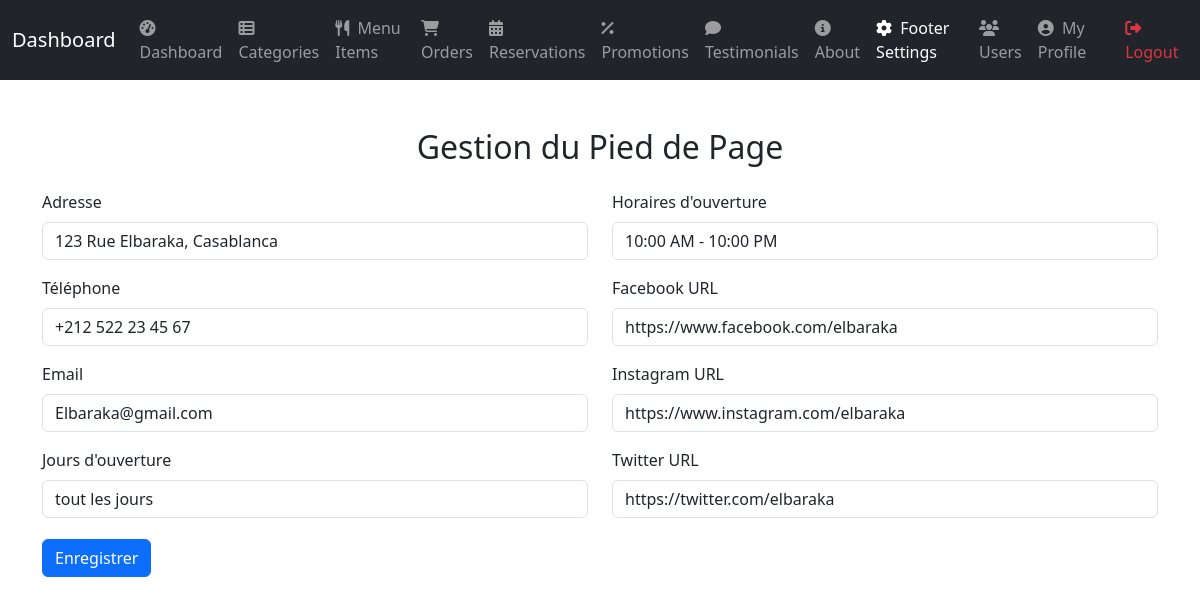
Before: /admin/manage_footer.php (signed in) with the older database file.
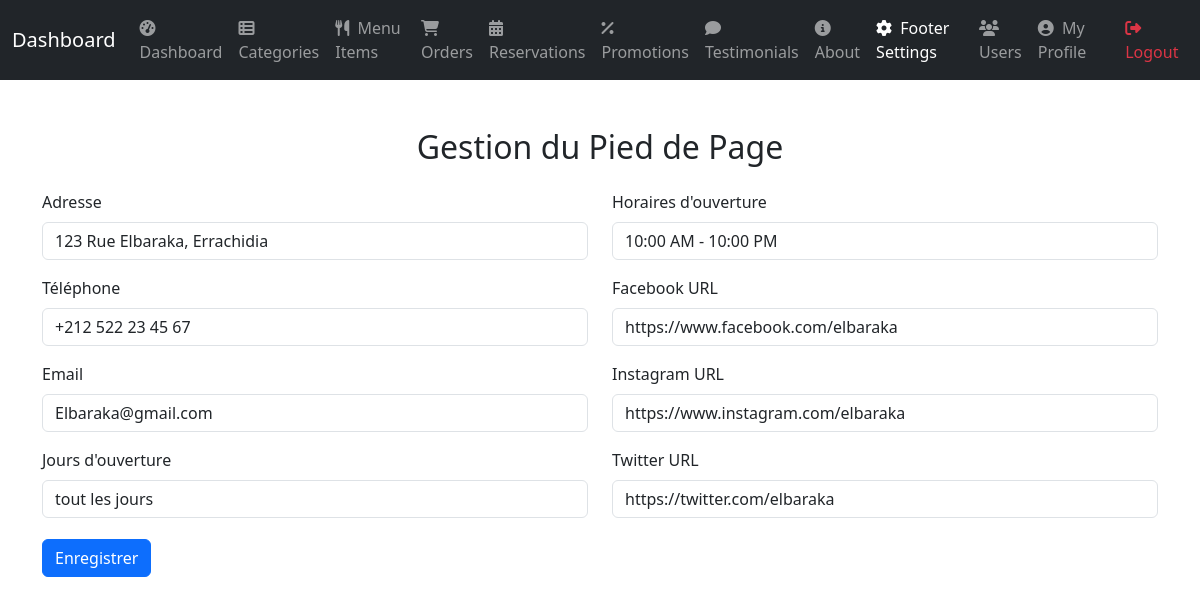
After: the same page with the newer database file.
### tables this page shows
CREATE TABLE `footer` (
  `id` int(11) NOT NULL,
  `address` varchar(255) NOT NULL,
  `phone` varchar(20) NOT NULL,
  `email` varchar(255) NOT NULL,
  `hours_days` varchar(255) NOT NULL,
  `hours_time` varchar(50) NOT NULL,
  `facebook` varchar(255) DEFAULT NULL,
  `instagram` varchar(255) DEFAULT NULL,
  `twitter` varchar(255) DEFAULT NULL
);

### admin/manage_footer.php (the view, shortened to what this page needs)
<?php
    require_once 'db.php';
    try {
        $result = $mysqli->query("SELECT * FROM footer ORDER BY id");
        $footer = $result->fetch_assoc();
    } catch (Exception $e) {
        die("Erreur lors de la récupération des paramètres du pied de page : " . $e->getMessage());
    }
?>
<?php include_once 'includes/header.php'; ?>
<div class="container mt-5">
    <h2 class="text-center mb-4">Gestion du Pied de Page</h2>
    <form method="POST" action="">
        <div class="row">
            <div class="col-md-6">
                <div class="mb-3">
                    <label for="address" class="form-label">Adresse</label>
                    <input type="text" class="form-control" id="address" name="address" value="<?php echo htmlspecialchars($footer['address']); ?>" required>
                </div>
                <div class="mb-3">
                    <label for="phone" class="form-label">Téléphone</label>
                    <input type="text" class="form-control" id="phone" name="phone" value="<?php echo htmlspecialchars($footer['phone']); ?>" required>
                </div>
                <div class="mb-3">
                    <label for="email" class="form-label">Email</label>
                    <input type="email" class="form-control" id="email" name="email" value="<?php echo htmlspecialchars($footer['email']); ?>" required>
                </div>
                <div class="mb-3">
                    <label for="hours_days" class="form-label">Jours d'ouverture</label>
                    <input type="text" class="form-control" id="hours_days" name="hours_days" value="<?php echo htmlspecialchars($footer['hours_days']); ?>" required>
                </div>
            </div>
            <div class="col-md-6">
                <div class="mb-3">
                    <label for="hours_time" class="form-label">Horaires d'ouverture</label>
                    <input type="text" class="form-control" id="hours_time" name="hours_time" value="<?php echo htmlspecialchars($footer['hours_time']); ?>" required>
                </div>
                <div class="mb-3">
                    <label for="facebook" class="form-label">Facebook URL</label>
                    <input type="url" class="form-control" id="facebook" name="facebook" value="<?php echo htmlspecialchars($footer['facebook']); ?>">
                </div>
                <div class="mb-3">
                    <label for="instagram" class="form-label">Instagram URL</label>
                    <input type="url" class="form-control" id="instagram" name="instagram" value="<?php echo htmlspecialchars($footer['instagram']); ?>">
                </div>
                <div class="mb-3">
                    <label for="twitter" class="form-label">Twitter URL</label>
                    <input type="url" class="form-control" id="twitter" name="twitter" value="<?php echo htmlspecialchars($footer['twitter']); ?>">
                </div>
            </div>
        </div>
        <button type="submit" class="btn btn-primary">Enregistrer</button>
    </form>
</div>
<?php include_once 'includes/footer.php'; ?>

### admin/includes/header.php (shortened to what this page needs)
<!DOCTYPE html>
<html lang="fr">
<head>
    <link href="https://cdn.jsdelivr.net/npm/bootstrap@5.3.5/dist/css/bootstrap.min.css" rel="stylesheet">
    <link rel="stylesheet" href="https://cdnjs.cloudflare.com/ajax/libs/font-awesome/6.4.0/css/all.min.css">
    <link href="./css/admin.css" rel="stylesheet">
</head>
<body>
    <div class="container-fluid">
        <div class="row">
            <?php include_once 'nav.php'; ?>
            <main class="col-md-9 ms-sm-auto col-lg-12 px-md-4">

### admin/includes/nav.php (shortened to what this page needs)
<?php
    $userType    = $_SESSION['user_type'];
    $currentPage = basename($_SERVER['PHP_SELF']);
?>
<nav class="navbar navbar-expand-lg navbar-dark bg-dark">
    <div class="container-fluid">
        <a class="navbar-brand" href="dashboard.php">Dashboard</a>
        <div class="collapse navbar-collapse" id="navbarContent">
            <ul class="navbar-nav me-auto mb-2 mb-lg-0">
                <li class="nav-item">
                    <a class="nav-link                                                                                                                                                         <?php echo $currentPage == 'dashboard.php' ? 'active' : '' ?>" href="dashboard.php">
                        <i class="fas fa-tachometer-alt me-1"></i> Dashboard
                    </a>
                </li>
                <li class="nav-item">
                    <a class="nav-link                                                                                                                                                         <?php echo $currentPage == 'categories.php' ? 'active' : '' ?>" href="categories.php">
                        <i class="fas fa-th-list me-1"></i> Categories
                    </a>
                </li>
                <li class="nav-item">
                    <a class="nav-link                                                                                                                                                         <?php echo $currentPage == 'menu_items.php' ? 'active' : '' ?>" href="menu_items.php">
                        <i class="fas fa-utensils me-1"></i> Menu Items
                    </a>
                </li>
                <li class="nav-item">
                    <a class="nav-link                                                                                                                                                         <?php echo $currentPage == 'orders.php' ? 'active' : '' ?>" href="orders.php">
                        <i class="fas fa-shopping-cart me-1"></i> Orders
                    </a>
                </li>
                <li class="nav-item">
                    <a class="nav-link                                                                                                                                                         <?php echo $currentPage == 'reservations.php' ? 'active' : '' ?>" href="reservations.php">
                        <i class="fas fa-calendar-alt me-1"></i> Reservations
                    </a>
                </li>
                <li class="nav-item">
                    <a class="nav-link                                                                                                                                                         <?php echo $currentPage == 'promotions.php' ? 'active' : '' ?>" href="promotions.php">
                        <i class="fas fa-percentage me-1"></i> Promotions
                    </a>
                </li>
                <li class="nav-item">
                    <a class="nav-link                                                                                                                                                         <?php echo $currentPage == 'testimonials.php' ? 'active' : '' ?>" href="testimonials.php">
                        <i class="fas fa-comment me-1"></i> Testimonials
                    </a>
                </li>
                <li class="nav-item">
                    <a class="nav-link                                                                                                                                                         <?php echo $currentPage == 'about.php' ? 'active' : '' ?>" href="about.php">
                        <i class="fas fa-info-circle me-1"></i> About
                    </a>
                </li>
                <li class="nav-item">
                        <a class="nav-link                                                                                                                                                                         <?php echo $currentPage == 'manage_footer.php' ? 'active' : '' ?>" href="manage_footer.php">
                            <i class="fas fa-cog me-1"></i> Footer Settings
                        </a>
                    </li>
                <?php if ($userType === 'admin'): ?>
                    <li class="nav-item">
                        <a class="nav-link                                                                                                                                                                         <?php echo $currentPage == 'manage_users.php' ? 'active' : '' ?>" href="manage_users.php">
                            <i class="fas fa-users me-1"></i> Users
                        </a>
                    </li>
                <?php endif; ?>
            </ul>
            <ul class="navbar-nav ms-auto">
                <li class="nav-item">
                    <a class="nav-link <?php echo $currentPage == 'profile.php' ? 'active' : '' ?>" href="profile.php">
                        <i class="fas fa-user-circle me-1"></i> My Profile
                    </a>
                </li>
                <li class="nav-item">
                    <a class="nav-link text-danger" href="logout.php">
                        <i class="fas fa-sign-out-alt me-1"></i> Logout
                    </a>
                </li>
            </ul>
        </div>
    </div>
</nav>

### admin/includes/footer.php (shortened to what this page needs)
            </main>
        </div>
    </div>
</body>
</html>

### admin/css/admin.css (style rules this page uses)
html, body { height: 100%; margin: 0; padding: 0; }
.btn { margin-top: 5px !important; margin-bottom: 5px !important; }

Changed rows visible on the page:
changed footer "Elbaraka@gmail.com": address "123 Rue Elbaraka, Casablanca" → "123 Rue Elbaraka, Errachidia"
